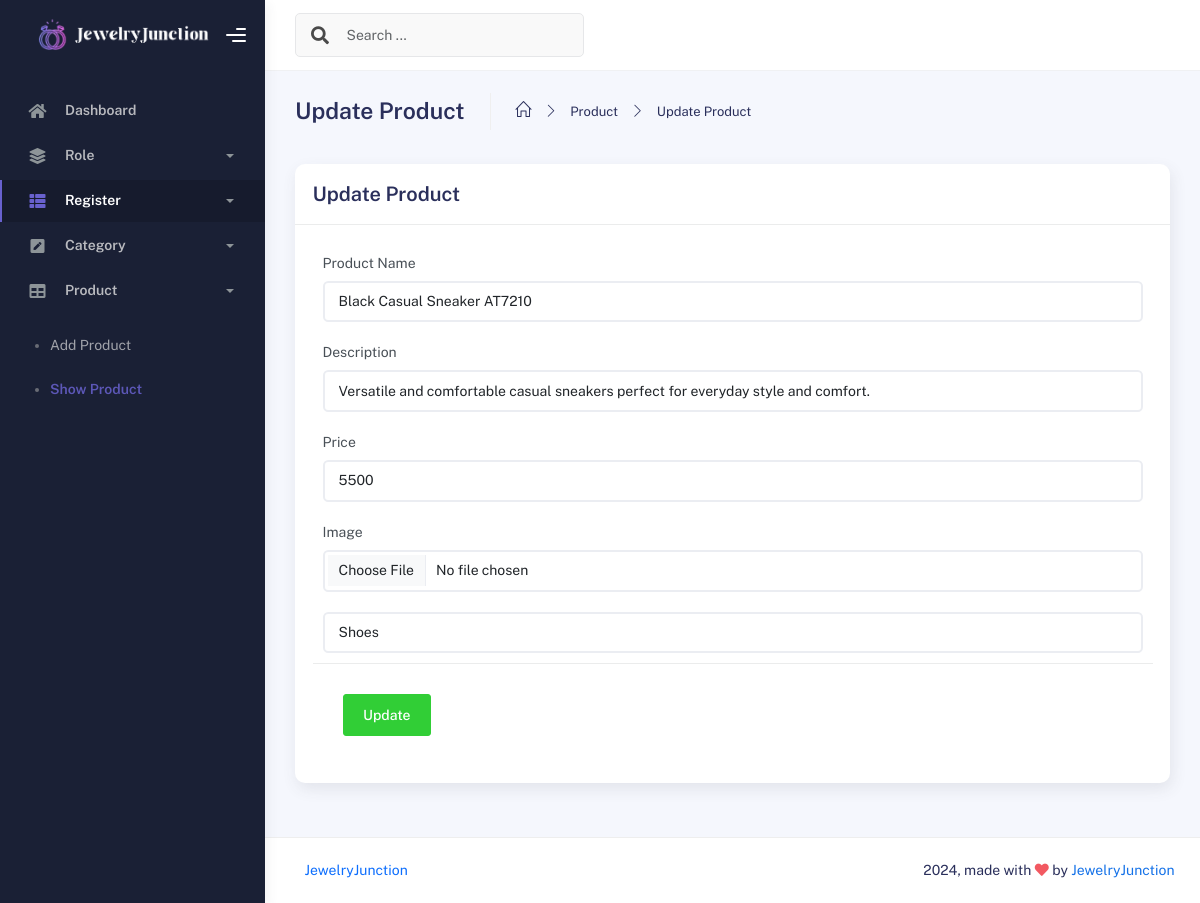
The page /admin/productedit.php?id=6 on the database its author committed.
### tables this page shows
CREATE TABLE `product` (
  `product_id` int(11) NOT NULL,
  `product_name` varchar(200) NOT NULL,
  `price` int(100) NOT NULL,
  `description` varchar(100) NOT NULL,
  `image` varchar(225) NOT NULL,
  `category_id` int(11) NOT NULL
);

### admin/productedit.php (the view, shortened to what this page needs)
<?php include('header.php')?>
<body>
     <div class="wrapper">
         <div class="sidebar" data-background-color="dark">
             <div class="sidebar-logo">
                 <div class="logo-header" data-background-color="dark">
                     <a href="front.php" class="logo">
                         <img
                             src="../assets/img/logo.png"
                             alt="navbar brand"
                             class="navbar-brand"
                             style="height: 55px; margin-right: 10px; margin-top: 15px;" />
                     </a>
                     <div class="nav-toggle">
                         <button class="btn btn-toggle toggle-sidebar">
                             <i class="gg-menu-right"></i>
                         </button>
                     </div>
                 </div>
             </div>
             <div class="sidebar-wrapper scrollbar scrollbar-inner">
                 <div class="sidebar-content">
                     <ul class="nav nav-secondary">
                         <li class="nav-item">
                             <a
                                 data-bs-toggle="collapse"
                                 href="#dashboard"
                                 class="collapsed"
                                 aria-expanded="false">
                                 <i class="fas fa-home"></i>
                                 <p>Dashboard</p>
                             </a>
                         </li>
                         <li class="nav-item">
                             <a data-bs-toggle="collapse" href="#base">
                                 <i class="fas fa-layer-group"></i>
                                 <p>Role</p>
                                 <span class="caret"></span>
                             </a>
                         </li>
                         <li class="nav-item active submenu">
                             <a data-bs-toggle="collapse" href="#sidebarLayouts">
                                 <i class="fas fa-th-list"></i>
                                 <p>Register</p>
                                 <span class="caret"></span>
                             </a>
                         </li>
                         <li class="nav-item">
                             <a data-bs-toggle="collapse" href="#forms">
                                 <i class="fas fa-pen-square"></i>
                                 <p>Category</p>
                                 <span class="caret"></span>
                             </a>
                         </li>
                         <li class="nav-item">
                             <a data-bs-toggle="collapse" href="#tables">
                                 <i class="fas fa-table"></i>
                                 <p>Product</p>
                                 <span class="caret"></span>
                             </a>
                             <div class="collapse show" id="tables">
                                 <ul class="nav nav-collapse">
                                     <li>
                                         <a href="addproduct.php">
                                             <span class="sub-item">Add Product</span>
                                         </a>
                                     </li>
                                     <li class="active">
                                         <a href="showproduct.php">
                                             <span class="sub-item">Show Product</span>
                                         </a>
                                     </li>
                                 </ul>
                             </div>
                         </li>
                     </ul>
                 </div>
             </div>
         </div>
         <div class="main-panel">
             <div class="main-header">
                 <nav
                     class="navbar navbar-header navbar-header-transparent navbar-expand-lg border-bottom">
                     <div class="container-fluid">
                         <nav
                             class="navbar navbar-header-left navbar-expand-lg navbar-form nav-search p-0 d-none d-lg-flex">
                             <div class="input-group">
                                 <div class="input-group-prepend">
                                     <button type="submit" class="btn btn-search pe-1">
                                         <i class="fa fa-search search-icon"></i>
                                     </button>
                                 </div>
                                 <input
                                     type="text"
                                     placeholder="Search ..."
                                     class="form-control" />
                             </div>
                         </nav>
                     </div>
                 </nav>
             </div>
             <div class="container">
                 <div class="page-inner">
                     <div class="page-header">
                         <h3 class="fw-bold mb-3">Update Product</h3>
                         <ul class="breadcrumbs mb-3">
                             <li class="nav-home">
                                 <a href="#">
                                     <i class="icon-home"></i>
                                 </a>
                             </li>
                             <li class="separator">
                                 <i class="icon-arrow-right"></i>
                             </li>
                             <li class="nav-item">
                                 <a href="#">Product</a>
                             </li>
                             <li class="separator">
                                 <i class="icon-arrow-right"></i>
                             </li>
                             <li class="nav-item">
                                 <a href="#">Update Product</a>
                             </li>
                         </ul>
                     </div>
                     <?php
include('../config/db.php');
$id = $_GET['id'];
$select = "select * from product where product_id  = '$id'";
$result = mysqli_query($conn, $select);
while($row = mysqli_fetch_array($result)){
?>
                    <form method="post" action="#">
                        <div class="row">
                            <div class="col-md-12">
                                <div class="card">
                                    <div class="card-header">
                                        <div class="card-title">Update Product</div>
                                    </div>
                                    <div class="card-body">
                                        <div class="row">
                                            <div class="col-md-12 col-lg-12">
                                                <div class="form-group">
                                                    <label for="pname">Product Name</label>
                                                    <input
                                                        type="text"
                                                        class="form-control"
                                                        id="pname"
                                                        name="pname"
                                                        placeholder="Enter Product Name"
                                                        value = "<?php  echo $row['product_name']?>"
                                                        required />
                                                </div>
                                                <div class="form-group">
                                                    <label for="pdesc">Description</label>
                                                    <input
                                                        type="text"
                                                        class="form-control"
                                                        id="pdesc"
                                                        name="pdesc"
                                                        placeholder="Enter Product Description"
                                                        value = "<?php  echo $row['description']?>"
                                                        required />
                                                </div>
                                                <div class="form-group">
                                                    <label for="price">Price</label>
                                                    <input
                                                        type="number"
                                                        class="form-control"
                                                        id="price"
                                                        name="price"
                                                        placeholder="Enter Product Price"
                                                        value = "<?php  echo $row['price']?>"
                                                        required />
                                                </div>
                                                <div class="form-group">
                                                    <label for="image">Image</label>
                                                    <input
                                                        type="file"
                                                        class="form-control"
                                                        id="image"
                                                        name="image"
                                                        value = "<?php  echo $row['image']?>"
                                                        required />
                                                </div>
                                                <div class="form-group">
                                                <select name="category" id="category" class="form-control">
                                                        <?php
                                                        include('../config/db.php');
                                                        $sql = "SELECT * FROM category";
                                                        $result = mysqli_query($conn, $sql);
                                                        while ($row =  mysqli_fetch_array($result)) {
                                                        ?>
                                                            <option value="<?php echo $row['id'] ?>"><?php echo $row['category_name'] ?></option>
                                                        <?php } ?>
                                                    </select>
                                                </div>
                                                <?php  }?>
                                                <div class="card-action">
                                                    <button class="btn btn-success" name="update">Update</button>
                                                </div>
                                            </div>
                                        </div>
                                    </div>
                                </div>
                            </div>
                        </div>
                    </form>
                 </div>
             </div>
             <footer class="footer">
                 <div class="container-fluid d-flex justify-content-between">
                     <nav class="pull-left">
                         <ul class="nav">
                             <li class="nav-item">
                                 <a class="nav-link" href="http://www.themekita.com">
                                     JewelryJunction
                                 </a>
                             </li>
                         </ul>
                     </nav>
                     <div class="copyright">
                         2024, made with <i class="fa fa-heart heart text-danger"></i> by
                         <a href="http://www.themekita.com">JewelryJunction</a>
                     </div>
                 </div>
    </footer>
         </div>
 </body>
 </html>

### rows shown on the page
product: pname "Black Casual Sneaker AT7210", pdesc "Versatile and comfortable casual sneakers perfect for everyday style and comfort.", price "5500"

### other values the page prints
form field category "Shoes"
